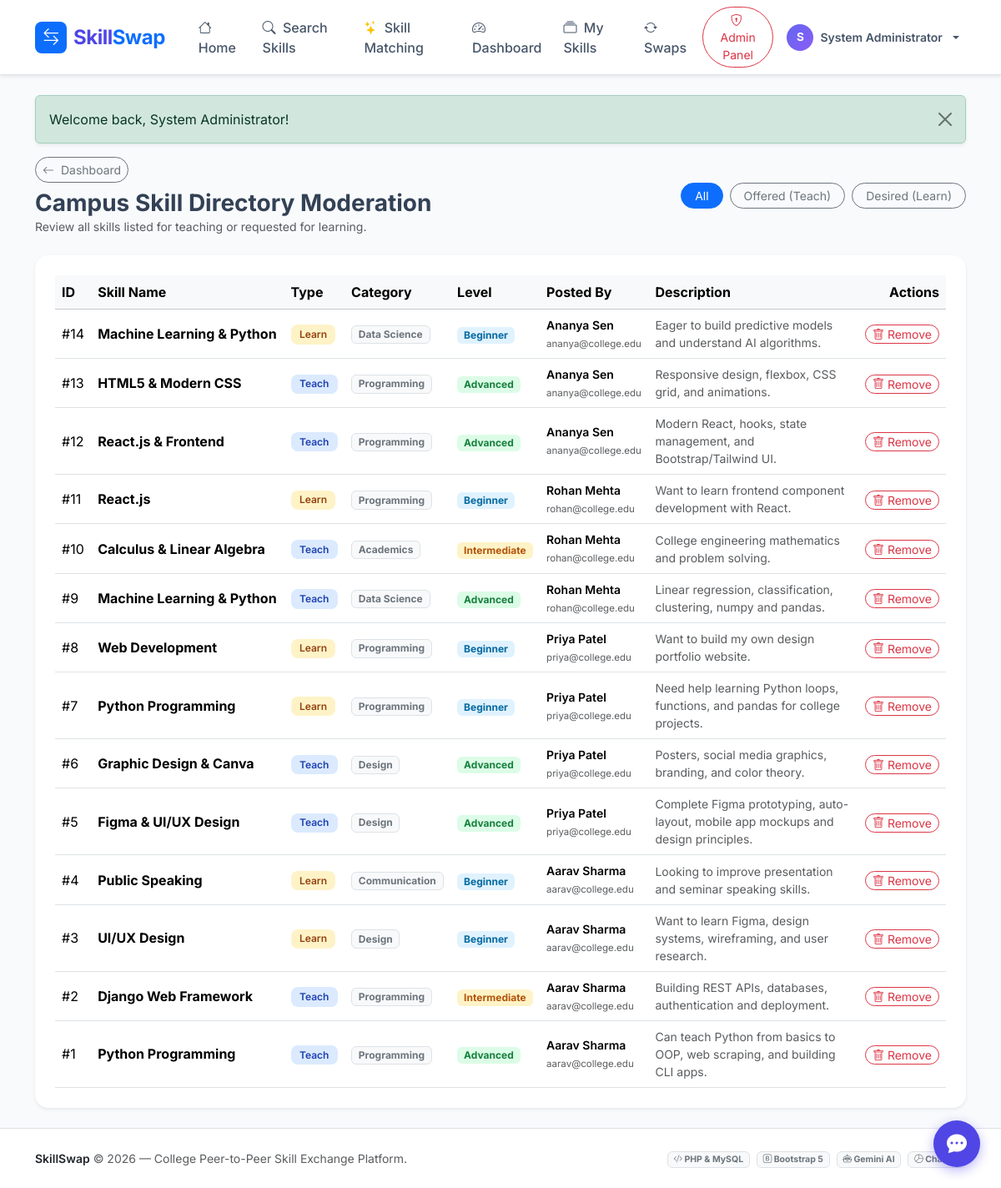
/admin/manage_skills.php (signed in), run on the app's committed database.
### tables this page shows
CREATE TABLE IF NOT EXISTS `skills` (
    `id` INT AUTO_INCREMENT PRIMARY KEY,
    `user_id` INT NOT NULL,
    `skill_name` VARCHAR(120) NOT NULL,
    `category` VARCHAR(60) NOT NULL,
    `proficiency_level` ENUM('Beginner', 'Intermediate', 'Advanced') DEFAULT 'Intermediate',
    `type` ENUM('teach', 'learn') NOT NULL,  
    `description` TEXT DEFAULT NULL,
    `created_at` DATETIME DEFAULT CURRENT_TIMESTAMP,
    FOREIGN KEY (`user_id`) REFERENCES `users`(`id`) ON DELETE CASCADE
);

CREATE TABLE IF NOT EXISTS `users` (
    `id` INT AUTO_INCREMENT PRIMARY KEY,
    `name` VARCHAR(100) NOT NULL,
    `email` VARCHAR(120) NOT NULL UNIQUE,
    `password` VARCHAR(255) NOT NULL,
    `role` ENUM('student', 'admin') DEFAULT 'student',
    `college_id` VARCHAR(50) DEFAULT NULL,
    `department` VARCHAR(100) DEFAULT 'Computer Science',
    `year_of_study` VARCHAR(20) DEFAULT '3rd Year',
    `bio` TEXT DEFAULT NULL,
    `contact_info` VARCHAR(255) DEFAULT NULL,
    `avatar` VARCHAR(255) DEFAULT 'default_avatar.png',
    `status` ENUM('active', 'suspended') DEFAULT 'active',
    `created_at` DATETIME DEFAULT CURRENT_TIMESTAMP
);

### config/db.php (called while the page is built, shortened)
<?php
function sanitize($data) {
    return htmlspecialchars(trim($data ?? ''), ENT_QUOTES, 'UTF-8');
}
function app_path($subpath = '') {
    $docRoot = str_replace('\\', '/', $_SERVER['DOCUMENT_ROOT'] ?? '');
    $curDir  = str_replace('\\', '/', dirname(__DIR__));
    $rel = str_replace($docRoot, '', $curDir);
    $rel = rtrim($rel, '/');
    return $rel . ($subpath ? '/' . ltrim($subpath, '/') : '');
}

### admin/manage_skills.php (the view, shortened to what this page needs)
<?php
require_once __DIR__ . '/../config/db.php';
$db = get_db_connection();
$type = trim($_GET['type'] ?? '');
$query = "SELECT s.*, u.name as user_name, u.email FROM skills s JOIN users u ON s.user_id = u.id WHERE 1=1";
$params = [];
$query .= " ORDER BY s.id DESC";
$stmt = $db->prepare($query);
$stmt->execute($params);
$skills = $stmt->fetchAll();
require_once __DIR__ . '/../includes/header.php';
?>
<div class="d-flex flex-column flex-md-row justify-content-between align-items-start align-items-md-center mb-4 gap-3">
    <div>
        <a href="<?= app_path('admin/dashboard.php'); ?>" class="btn btn-outline-secondary btn-sm rounded-pill mb-2">
            <i class="bi bi-arrow-left me-1"></i> Dashboard
        </a>
        <h3 class="fw-bold mb-0">Campus Skill Directory Moderation</h3>
        <p class="text-muted small mb-0">Review all skills listed for teaching or requested for learning.</p>
    </div>
    <div class="d-flex gap-2">
        <a href="?type=" class="btn btn-sm <?= empty($type) ? 'btn-primary' : 'btn-outline-secondary'; ?> rounded-pill px-3">All</a>
        <a href="?type=teach" class="btn btn-sm <?= ($type === 'teach') ? 'btn-primary' : 'btn-outline-secondary'; ?> rounded-pill px-3">Offered (Teach)</a>
        <a href="?type=learn" class="btn btn-sm <?= ($type === 'learn') ? 'btn-primary' : 'btn-outline-secondary'; ?> rounded-pill px-3">Desired (Learn)</a>
    </div>
</div>
<div class="card border-0 shadow-sm rounded-4 p-4 bg-white">
    <div class="table-responsive">
        <table class="table table-hover align-middle mb-0">
            <thead class="table-light">
                <tr>
                    <th>ID</th>
                    <th>Skill Name</th>
                    <th>Type</th>
                    <th>Category</th>
                    <th>Level</th>
                    <th>Posted By</th>
                    <th>Description</th>
                    <th class="text-end">Actions</th>
                </tr>
            </thead>
            <tbody>
                <?php if (empty($skills)): ?>
                    <tr>
                        <td colspan="8" class="text-center py-4 text-muted">No skills found.</td>
                    </tr>
                <?php else: ?>
                    <?php foreach ($skills as $sk): ?>
                        <tr>
                            <td>#<?= $sk['id']; ?></td>
                            <td class="fw-bold"><?= sanitize($sk['skill_name']); ?></td>
                            <td>
                                <span class="badge badge-<?= $sk['type']; ?>">
                                    <?= ($sk['type'] === 'teach') ? 'Teach' : 'Learn'; ?>
                                </span>
                            </td>
                            <td><span class="badge bg-light text-secondary border"><?= sanitize($sk['category']); ?></span></td>
                            <td>
                                <span class="badge badge-level badge-<?= sanitize($sk['proficiency_level']); ?>">
                                    <?= sanitize($sk['proficiency_level']); ?>
                                </span>
                            </td>
                            <td class="small">
                                <span class="fw-semibold"><?= sanitize($sk['user_name']); ?></span><br>
                                <span class="text-muted" style="font-size: 0.72rem;"><?= sanitize($sk['email']); ?></span>
                            </td>
                            <td class="small text-muted" style="max-width: 250px;">
                                <?= sanitize($sk['description'] ?: 'None'); ?>
                            </td>
                            <td class="text-end">
                                <form method="POST" action="" onsubmit="return confirm('Remove this skill from the platform?');">
                                    <button type="submit" class="btn btn-sm btn-outline-danger rounded-pill px-2 py-0">
                                        <i class="bi bi-trash"></i> Remove
                                    </button>
                                </form>
                            </td>
                        </tr>
                    <?php endforeach; ?>
                <?php endif; ?>
            </tbody>
        </table>
    </div>
</div>
<?php require_once __DIR__ . '/../includes/footer.php'; ?>

### assets/css/style.css (style rules this page uses)
:root { --primary: #4f46e5; --primary-hover: #4338ca; --primary-light: #eef2ff; --secondary: #0ea5e9; --success: #10b981; --warning: #f59e0b; --danger: #ef4444; --dark: #0f172a; --gray-bg: #f8fafc; --card-shadow: 0 10px 25px -5px rgba(0, 0, 0, 0.05), 0 8px 10px -6px rgba(0, 0, 0, 0.03); --hover-shadow: 0 20px 25px -5px rgba(0, 0, 0, 0.1), 0 8px 10px -6px rgba(0, 0, 0, 0.04); }
body { font-family: 'Inter', -apple-system, BlinkMacSystemFont, "Segoe UI", Roboto, Helvetica, Arial, sans-serif; background-color: var(--gray-bg); color: #334155; min-height: 100vh; display: flex; flex-direction: column; }
.badge-teach { background-color: #dbeafe; color: #1e40af; font-weight: 600; padding: 0.35rem 0.65rem; border-radius: 0.5rem; }
.badge-learn { background-color: #fef3c7; color: #92400e; font-weight: 600; padding: 0.35rem 0.65rem; border-radius: 0.5rem; }
.badge-level { font-size: 0.75rem; padding: 0.25rem 0.5rem; border-radius: 0.375rem; }
.badge-Beginner { background: #e0f2fe; color: #0369a1; }
.badge-Intermediate { background: #fef3c7; color: #b45309; }
.badge-Advanced { background: #dcfce7; color: #15803d; }

### data on the page
skills: id "14", skill_name "Machine Learning & Python", type "Learn", category "Data Science", proficiency_level "Beginner", user.name "Ananya Sen", user.email "ananya@college.edu", description "Eager to build predictive models and understand AI algorithms."
skills: id "13", skill_name "HTML5 & Modern CSS", type "Teach", category "Programming", proficiency_level "Advanced", user.name "Ananya Sen", user.email "ananya@college.edu", description "Responsive design, flexbox, CSS grid, and animations."
skills: id "12", skill_name "React.js & Frontend", type "Teach", category "Programming", proficiency_level "Advanced", user.name "Ananya Sen", user.email "ananya@college.edu", description "Modern React, hooks, state management, and Bootstrap/Tailwind UI."
skills: id "11", skill_name "React.js", type "Learn", category "Programming", proficiency_level "Beginner", user.name "Rohan Mehta", user.email "rohan@college.edu", description "Want to learn frontend component development with React."
skills: id "10", skill_name "Calculus & Linear Algebra", type "Teach", category "Academics", proficiency_level "Intermediate", user.name "Rohan Mehta", user.email "rohan@college.edu", description "College engineering mathematics and problem solving."
skills: id "9", skill_name "Machine Learning & Python", type "Teach", category "Data Science", proficiency_level "Advanced", user.name "Rohan Mehta", user.email "rohan@college.edu", description "Linear regression, classification, clustering, numpy and pandas."
skills: id "8", skill_name "Web Development", type "Learn", category "Programming", proficiency_level "Beginner", user.name "Priya Patel", user.email "priya@college.edu", description "Want to build my own design portfolio website."
skills: id "7", skill_name "Python Programming", type "Learn", category "Programming", proficiency_level "Beginner", user.name "Priya Patel", user.email "priya@college.edu", description "Need help learning Python loops, functions, and pandas for college projects."
skills: id "6", skill_name "Graphic Design & Canva", type "Teach", category "Design", proficiency_level "Advanced", user.name "Priya Patel", user.email "priya@college.edu", description "Posters, social media graphics, branding, and color theory."
skills: id "5", skill_name "Figma & UI/UX Design", type "Teach", category "Design", proficiency_level "Advanced", user.name "Priya Patel", user.email "priya@college.edu", description "Complete Figma prototyping, auto-layout, mobile app mockups and design principles."
skills: id "4", skill_name "Public Speaking", type "Learn", category "Communication", proficiency_level "Beginner", user.name "Aarav Sharma", user.email "aarav@college.edu", description "Looking to improve presentation and seminar speaking skills."
skills: id "3", skill_name "UI/UX Design", type "Learn", category "Design", proficiency_level "Beginner", user.name "Aarav Sharma", user.email "aarav@college.edu", description "Want to learn Figma, design systems, wireframing, and user research."
skills: id "2", skill_name "Django Web Framework", type "Teach", category "Programming", proficiency_level "Intermediate", user.name "Aarav Sharma", user.email "aarav@college.edu", description "Building REST APIs, databases, authentication and deployment."
skills: id "1", skill_name "Python Programming", type "Teach", category "Programming", proficiency_level "Advanced", user.name "Aarav Sharma", user.email "aarav@college.edu", description "Can teach Python from basics to OOP, web scraping, and building CLI apps."

### other printed values
substr($_SESSION['user_name'] ?? 'U', 0, 1) "S"
$_SESSION['user_name'] "System Administrator"
$flash['message'] "Welcome back, System Administrator!"
